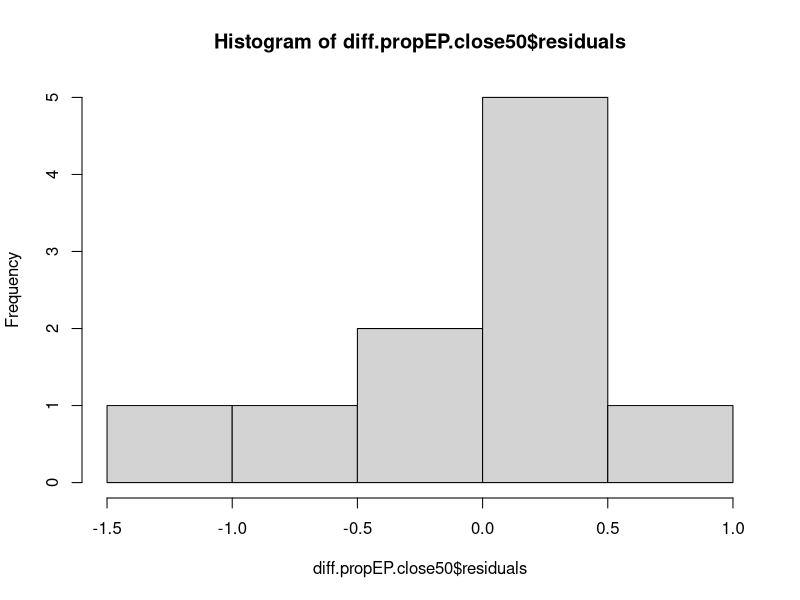
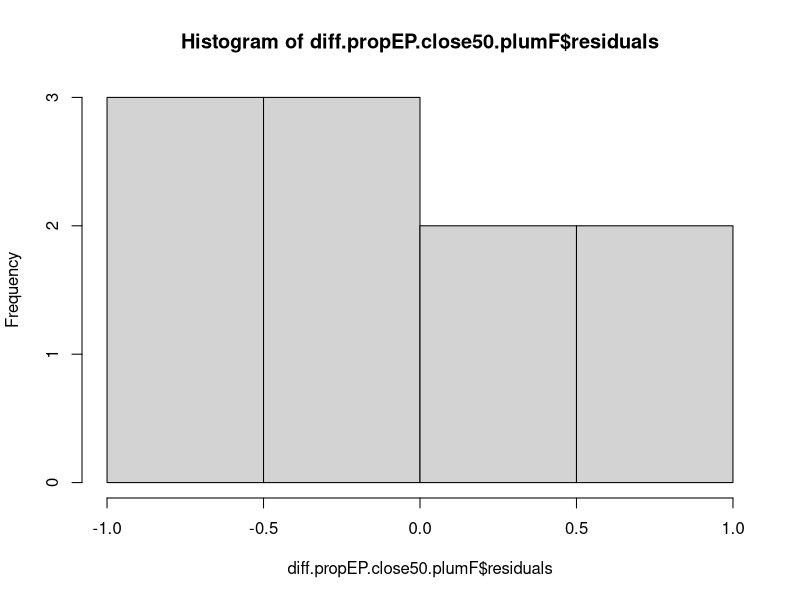

Write the R code that produced these figures, in order. (Note: this script raises an error after producing the figures.)

################################################################################
# Script for fitting models for change in EP mating for 2021 GPS females
# Heather Kenny-Duddela
# June 14, 2024
################################################################################

# load libraries
library(broom)# for calculating confidence intervals around coefficient estimates
library(car) # for Anova function

# set working directory
setwd("C:/Users/heath/Documents/CU Boulder/BARS fieldwork/2022 Field and Lab/Paternity assignment methods/barn-swallow-gps/change-in-paternity-models")

# load data
dat4 <- read.csv("input-files/table for movement and mating models_BES_R.csv")

# check correlations between propEP, number EPO, and number EP sires

cor.test(dat4$diff.ep.prop, dat4$diff.num.ep, method="spearman")
# Spearman's rank correlation rho
# 
# data:  dat4$diff.ep.prop and dat4$diff.num.ep
# S = 13.076, p-value = 0.0001567
# alternative hypothesis: true rho is not equal to 0
# sample estimates:
#       rho 
# 0.9207488 

cor.test(dat4$diff.ep.prop, dat4$diff.ep.sires , method="spearman")
# Spearman's rank correlation rho
# 
# data:  dat4$diff.ep.prop and dat4$diff.ep.sires
# S = 17.838, p-value = 0.0005236
# alternative hypothesis: true rho is not equal to 0
# sample estimates:
#       rho 
# 0.8918885 

cor.test(dat4$diff.num.ep, dat4$diff.ep.sires , method="spearman")
# Spearman's rank correlation rho
# 
# data:  dat4$diff.num.ep and dat4$diff.ep.sires
# S = 10.454, p-value = 6.527e-05
# alternative hypothesis: true rho is not equal to 0
# sample estimates:
#       rho 
# 0.9366433

#-------------------------------------------------------------------------------
# Models for change in paternity - proportion EP offspring

# USE RAW PLUMAGE VALUES
# Use proportion.close.50 as movement variable

# 1) prop50m
diff.propEP.close50 <- lm(diff.ep.prop ~  proportion.past.50, 
                                data=dat4)
hist(diff.propEP.close50$residuals)
summary(diff.propEP.close50)
# Multiple R-squared:  0.2234,	Adjusted R-squared:  0.1263


# 2) prop50m + female plumage 
diff.propEP.close50.plumF <- lm(diff.ep.prop ~  proportion.past.50 + 
                                        B_avg.bright.female, 
                                      data=dat4)
hist(diff.propEP.close50.plumF$residuals)
summary(diff.propEP.close50.plumF)
# Multiple R-squared:  0.3886,	Adjusted R-squared:  0.214

# Anova tests for significance -------------------------------------------------

### save table of results

# get table of coefficients
table.diff.propEP.close50 <- summary(diff.propEP.close50)
# Anova results
anova.diff.propEP.close50 <- Anova(diff.propEP.close50)
anova.diff.propEP.close502 <- rbind(rep(NA, 4), anova.diff.propEP.close50)
# combine coefficients, and CIs, and Anova
table2.diff.propEP.close50 <- cbind(table.diff.propEP.close50$coefficients, 
                                      confint(diff.propEP.close50), 
                                      anova.diff.propEP.close502[1:2, ])

# get table of coefficients
table.diff.propEP.close50.plumF <- summary(diff.propEP.close50.plumF)
# anova result
anova.diff.propEP.close50.plumF <- Anova(diff.propEP.close50.plumF)
anova.diff.propEP.close50.plumF2 <- rbind(rep(NA, 4), anova.diff.propEP.close50.plumF)
# combine coefficients, and CIs and anova
table2.diff.propEP.close50.plumF <- cbind(
  table.diff.propEP.close50.plumF$coefficients, 
  confint(diff.propEP.close50.plumF),
  anova.diff.propEP.close50.plumF2[1:3, ])

table2.diff.propEP.all <- rbind(table2.diff.propEP.close50, rep(NA,10),
                                  table2.diff.propEP.close50.plumF)

write.csv(table2.diff.propEP.all, 
          "output-files/mod results diff propEP both.csv")




################################################################################
#-------------------------------------------------------------------------------
# Models for change in number of EP sires
# movement component is proportion.close.50

# check correlations to decide if we should include clutch size as a covariate

# correlation between number of sires and clutch size for collected
ggplot(dat4, aes(x=chicks.collected, y=mates.collected.ep)) + 
  geom_point(position=position_jitter(h=0.01, w=0.01), 
             shape=1) +
  geom_smooth(method=lm, se=F)

cor.test(dat4$chicks.collected, dat4$mates.collected.ep, method="spearman")
# Spearman's rank correlation rho
# 
# data:  dat4$chicks.collected and dat4$mates.collected.ep
# S = 318.68, p-value = 0.1664
# alternative hypothesis: true rho is not equal to 0
# sample estimates:
#        rho 
# -0.4485426 

# correlation between number of sires and clutch size for replacement
ggplot(dat4, aes(x=chicks.replacement, y=mates.replacement.ep)) + 
  geom_point(position=position_jitter(h=0.01, w=0.01)) +
  geom_smooth(method=lm, se=F)

cor.test(dat4$chicks.replacement, dat4$mates.replacement.ep, method="spearman")
# Spearman's rank correlation rho
# 
# data:  dat4$chicks.replacement and dat4$mates.replacement.ep
# S = 195.17, p-value = 0.6131
# alternative hypothesis: true rho is not equal to 0
# sample estimates:
#        rho 
# -0.1828674 

# correlation between total number of chicks and change in number of sires
# make column for total number of chicks
dat4$tot.chicks <- dat4$chicks.collected + dat4$chicks.replacement

ggplot(dat4, aes(x=tot.chicks, y=diff.ep.sires)) + 
  geom_point(position=position_jitter(h=0, w=0.05)) +
  geom_smooth(method=lm, se=F) +
  xlab("Total chicks across both clutches") +
  ylab("Change in number of EP sires") +
  ggtitle("Relationship between total young sampled and change in EP sires")

cor.test(dat4$tot.chicks, dat4$diff.ep.sires, method="spearman")
# Spearman's rank correlation rho
# 
# data:  dat4$tot.chicks and dat4$diff.ep.sires
# S = 161.65, p-value = 0.9557
# alternative hypothesis: true rho is not equal to 0
# sample estimates:
#        rho 
# 0.02028185 

# Conclusion: no need to include a covariate for number of chicks

#-------------------------------------------------------------------------------
# Fit the models

# 1) close50
diff.sires.close50 <- lm(diff.ep.sires ~ proportion.past.50, data = dat4)
hist(diff.sires.close50$residuals)
summary(diff.sires.close50)
# Multiple R-squared:   0.17,	Adjusted R-squared:  0.06621

# 2) close50 + female plumage
diff.sires.close50.plumF <- lm(diff.ep.sires ~ proportion.past.50 + 
                             B_avg.bright.female, data = dat4)
hist(diff.sires.close50.plumF$residuals)
summary(diff.sires.close50.plumF)
# Multiple R-squared:  0.3782,	Adjusted R-squared:  0.2006 

################### Likelihood ratio tests change in number of EP sires

### save table of results

# get table of coefficients
table.diff.sires.close50 <- summary(diff.sires.close50)
# Anova results
anova.diff.sires.close50 <- Anova(diff.sires.close50)
anova.diff.sires.close502 <- rbind(rep(NA, 4), anova.diff.sires.close50)
# combine coefficients, and CIs, and Anova
table2.diff.sires.close50 <- cbind(table.diff.sires.close50$coefficients, 
                                    confint(diff.sires.close50), 
                                    anova.diff.sires.close502[1:2, ])

# get table of coefficients
table.diff.sires.close50.plumF <- summary(diff.sires.close50.plumF)
# anova result
anova.diff.sires.close50.plumF <- Anova(diff.sires.close50.plumF)
anova.diff.sires.close50.plumF2 <- rbind(rep(NA, 4), anova.diff.sires.close50.plumF)
# combine coefficients, and CIs and anova
table2.diff.sires.close50.plumF <- cbind(
  table.diff.sires.close50.plumF$coefficients, 
  confint(diff.sires.close50.plumF),
  anova.diff.sires.close50.plumF2[1:3, ])

table2.diff.sires.all <- rbind(table2.diff.sires.close50, rep(NA,10),
                                table2.diff.sires.close50.plumF)

write.csv(table2.diff.sires.all, 
          "output-files/mod results diff sires both.csv")





################################################################################
#-------------------------------------------------------------------------------
# Models for change in number of EP young


# 1) close50
diff.numEP.close50 <- lm(diff.num.ep ~ proportion.past.50, data = dat4)
hist(diff.numEP.close50$residuals)
summary(diff.numEP.close50)
# Multiple R-squared:  0.1406,	Adjusted R-squared:  0.03315 


# 2) close50 + female plumage
diff.numEP.close50.plumF <- lm(diff.num.ep ~ proportion.past.50 + 
                                 B_avg.bright.female, data = dat4)
hist(diff.numEP.close50.plumF$residuals)
summary(diff.numEP.close50.plumF)
#  R-squared:  0.4024,	Adjusted R-squared:  0.2317 



#-------------------------------------------------------------------------------
# Likelihood ratio tests for change in number EP young

### save table of results

# get table of coefficients
table.diff.numEP.close50 <- summary(diff.numEP.close50)
# Anova results
anova.diff.numEP.close50 <- Anova(diff.numEP.close50)
anova.diff.numEP.close502 <- rbind(rep(NA, 4), anova.diff.numEP.close50)
# combine coefficients, and CIs, and Anova
table2.diff.numEP.close50 <- cbind(table.diff.numEP.close50$coefficients, 
                                   confint(diff.numEP.close50), 
                                   anova.diff.numEP.close502[1:2, ])

# get table of coefficients
table.diff.numEP.close50.plumF <- summary(diff.numEP.close50.plumF)
# anova result
anova.diff.numEP.close50.plumF <- Anova(diff.numEP.close50.plumF)
anova.diff.numEP.close50.plumF2 <- rbind(rep(NA, 4), anova.diff.numEP.close50.plumF)
# combine coefficients, and CIs and anova
table2.diff.numEP.close50.plumF <- cbind(
  table.diff.numEP.close50.plumF$coefficients, 
  confint(diff.numEP.close50.plumF),
  anova.diff.numEP.close50.plumF2[1:3, ])

table2.diff.numEP.all <- rbind(table2.diff.numEP.close50, rep(NA,10),
                               table2.diff.numEP.close50.plumF)

write.csv(table2.diff.numEP.all, 
          "output-files/mod results diff numEP both.csv")



